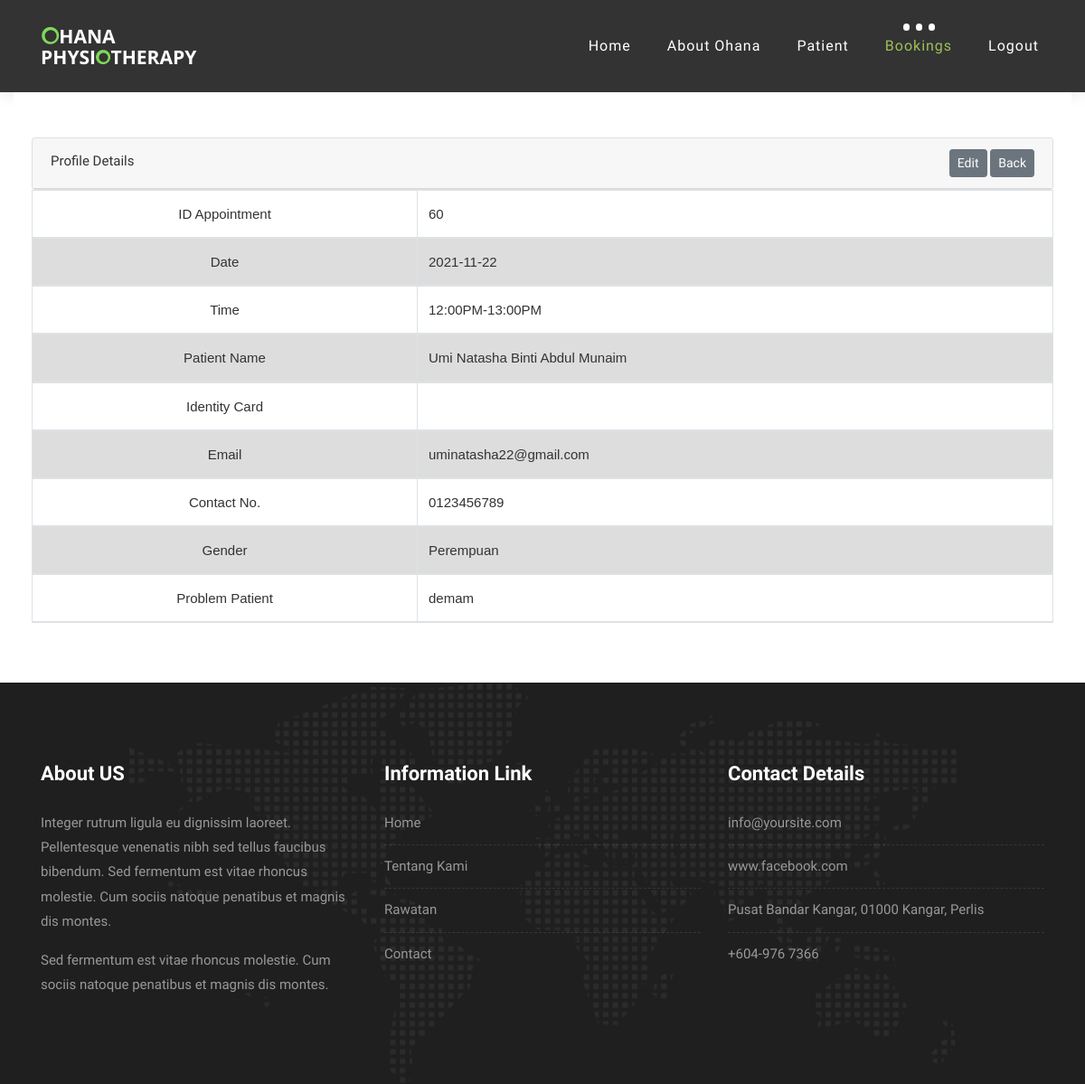
/admin/displaybooking.php?id=60, run on the app's committed database.
### tables this page shows
CREATE TABLE `bookings` (
  `id_book` int(11) NOT NULL,
  `date` date NOT NULL,
  `timeslot` varchar(50) NOT NULL,
  `name` varchar(50) NOT NULL,
  `gender` varchar(50) NOT NULL,
  `phone` varchar(50) NOT NULL,
  `email` varchar(50) NOT NULL,
  `comment` varchar(50) NOT NULL,
  `id_patient` int(11) NOT NULL
);

### admin/displaybooking.php (the view, shortened to what this page needs)
<?php
include('connection.php');
$id_book=$_GET['id'];
$sql = "SELECT * FROM bookings WHERE id_book='$id_book'";
$result = mysqli_query($conn, $sql);
?>
<!DOCTYPE html>
<html lang="en">
        <link href="//maxcdn.bootstrapcdn.com/bootstrap/4.1.1/css/bootstrap.min.css" rel="stylesheet" id="bootstrap-css">
        <link rel="stylesheet" href="//maxcdn.bootstrapcdn.com/bootstrap/4.0.0-alpha.6/css/bootstrap.min.css" />
        <link href="//maxcdn.bootstrapcdn.com/font-awesome/4.3.0/css/font-awesome.min.css" rel="stylesheet" />
	<link rel="stylesheet" type="text/css" href="vendor/bootstrap/css/bootstrap.min.css">
	<link rel="stylesheet" type="text/css" href="fonts/font-awesome-4.7.0/css/font-awesome.min.css">
	<link rel="stylesheet" type="text/css" href="vendor/animate/animate.css">
	<link rel="stylesheet" type="text/css" href="vendor/select2/select2.min.css">
	<link rel="stylesheet" type="text/css" href="vendor/perfect-scrollbar/perfect-scrollbar.css">
	<link rel="stylesheet" type="text/css" href="css/util.css">
	<link rel="stylesheet" type="text/css" href="css/main.css">
    <link rel="stylesheet" href="css/bootstrap.min.css">
    <link rel="stylesheet" href="style.css">
    <link rel="stylesheet" href="css/versions.css">
    <link rel="stylesheet" href="css/responsive.css">
    <link rel="stylesheet" href="css/custom.css">
</head>
<body class="host_version">
	<header class="top-navbar">
		<nav class="navbar navbar-expand-lg navbar-light bg-light">
			<div class="container-fluid">
				<a class="navbar-brand" href="index.php">
					<img src="images/ohana.png" alt="" />
				</a>
				<div class="collapse navbar-collapse" id="navbars-host">
					<ul class="navbar-nav ml-auto">
						<li class="nav-item"><a class="nav-link" href="admin.php">Home</a></li>
						<li class="nav-item dropdown">
							<a class="nav-link dropdown-toggle" href="#" id="dropdown-a" data-toggle="dropdown">About Ohana </a>
						</li>
						<li class="nav-item dropdown">
							<a class="nav-link dropdown-toggle" href="#" id="dropdown-a" data-toggle="dropdown">Patient </a>
						</li>
						<li class="nav-item dropdown active">
							<a class="nav-link dropdown-toggle" href="#" id="dropdown-a" data-toggle="dropdown">Bookings </a>
						</li>
						<li class="nav-item"><a class="nav-link" href="logout.php">Logout</a></li>
					</ul>
				</div>
			</div>
		</nav>
	</header>
	<div class="col-lg-12">
	<form action="viewpatient.php" method="post" class="checkdomain form-inline" >
	<div class="card-body">
	<div class="table-responsive">
		<table class="table table-striped table-bordered" id="appointment_list_table">
			<thead>
			<div class="card">
				<div class="card-header">
					<div class="row">
						<div class="col-md-6">
							Profile Details
						</div>
						<?php
							if(mysqli_num_rows($result) > 0)
							{
							while($row = mysqli_fetch_assoc($result))
							{
						?>
						<div class="col-md-6 text-right">
							<a href="editbooking.php?id=<?php echo $row["id_book"]; ?>" class="btn btn-secondary btn-sm" onClick="return confirm('Do you really want to update?');">Edit</a>
							<a href="viewbooking.php" class="btn btn-secondary btn-sm">Back</a>
						</div>
						<tr>
							<th class="text-center" width="20%">ID Appointment</th>
							<td><?php echo $row['id_book']; ?></td>
						</tr>
						<tr>
							<th class="text-center" width="20%">Date</th>
							<td><?php echo $row['date']; ?></td>
						</tr>
						<tr>
							<th class="text-center" width="20%">Time</th>
							<td><?php echo $row['timeslot']; ?></td>
						</tr>
						<tr>
							<th class="text-center" width="20%">Patient Name</th>
							<td><?php echo $row['name']; ?></td>
						</tr>
						<tr>
							<th class="text-center" width="20%">Identity Card</th>
							<td><?php echo $row['ic']; ?></td>
						</tr>
						<tr>
							<th class="text-center" width="20%">Email</th>
							<td><?php echo $row['email']; ?></td>
						</tr>
						<tr>
							<th class="text-center" width="20%">Contact No.</th>
							<td><?php echo $row['phone']; ?></td>
						</tr>
						<tr>
							<th class="text-center" width="20%">Gender</th>
							<td><?php echo $row['gender']; ?></td>
						</tr>
						<tr>
							<th class="text-center" width="20%">Problem Patient</th>
							<td><?php echo $row['comment']; ?></td>
						</tr>
						<?php
							   }
							}
							else
							{
							   echo "0 results";
							}
						?>
					</div>
				</div>
			</div>
				</thead>
		</table>
	</div>
	</div>
 </form>
                </div>
  <footer class="footer">
        <div class="container">
            <div class="row">
                <div class="col-lg-4 col-md-4 col-xs-12">
                    <div class="widget clearfix">
                        <div class="widget-title">
                            <h3>About US</h3>
                        </div>
                        <p> Integer rutrum ligula eu dignissim laoreet. Pellentesque venenatis nibh sed tellus faucibus bibendum. Sed fermentum est vitae rhoncus molestie. Cum sociis natoque penatibus et magnis dis montes.</p>
                        <p>Sed fermentum est vitae rhoncus molestie. Cum sociis natoque penatibus et magnis dis montes.</p>
                    </div>
                </div>
				<div class="col-lg-4 col-md-4 col-xs-12">
                    <div class="widget clearfix">
                        <div class="widget-title">
                            <h3>Information Link</h3>
                        </div>
                        <ul class="footer-links">
                            <li><a href="index.php">Home</a></li>
							<li><a href="about.php">Tentang Kami</a></li>
							<li><a href="hosting.php">Rawatan</a></li>
							<li><a href="contact.php">Contact</a></li>
                        </ul>
                    </div>
                </div>
                <div class="col-lg-4 col-md-4 col-xs-12">
                    <div class="widget clearfix">
                        <div class="widget-title">
                            <h3>Contact Details</h3>
                        </div>
                        <ul class="footer-links">
                            <li><a href="mailto:#">info@yoursite.com</a></li>
                            <li><a href="#">www.facebook.com</a></li>
                            <li> Pusat Bandar Kangar, 01000 Kangar, Perlis</li>
                            <li>+604-976 7366</li>
                        </ul>
                    </div>
                </div>
            </div>
        </div>
    </footer>
</body>
</html>

### admin/css/main.css (style rules this page uses)
* { margin: 0px; padding: 0px; box-sizing: border-box; }
body, html { height: 100%; font-family: sans-serif; }
a { margin: 0px; transition: all 0.4s; -webkit-transition: all 0.4s; -o-transition: all 0.4s; -moz-transition: all 0.4s; }
h1,h2,h3,h4,h5,h6 { margin: 0px; }
p { margin: 0px; }
ul, li { margin: 0px; list-style-type: none; }
table { width: 100%; background-color: #fff; }
th, td { font-weight: unset; padding-right: 10px; }

### admin/style.css (style rules this page uses)
body { color: #333333; font-size: 15px; font-family: 'Quicksand', sans-serif; line-height: 1.80857; }
html, body { height: 100%; }
a { color: #1f1f1f; text-decoration: none !important; outline: none !important; -webkit-transition: all .3s ease-in-out; -moz-transition: all .3s ease-in-out; -ms-transition: all .3s ease-in-out; -o-transition: all .3s ease-in-out; transition: all .3s ease-in-out; }
h1, h2, h3, h4, h5, h6 { letter-spacing: 0; font-weight: normal; position: relative; padding: 0 0 10px 0; font-weight: normal; line-height: 120% !important; color: #1f1f1f; margin: 0 }
h3 { font-size: 18px }
a { color: #1f1f1f; text-decoration: none; outline: none; }
a, .btn { text-decoration: none !important; outline: none !important; -webkit-transition: all .3s ease-in-out; -moz-transition: all .3s ease-in-out; -ms-transition: all .3s ease-in-out; -o-transition: all .3s ease-in-out; transition: all .3s ease-in-out; }
.top-navbar .bg-light { background: #333333 !important; }
.top-navbar .navbar-light .navbar-nav .nav-link { color: #ffffff; font-size: 16px; font-weight: 500; }
.top-navbar .navbar-light .navbar-nav .nav-item { position: relative; display: inline-block; padding: 15px 0px; margin: 0px 20px; }
.top-navbar .navbar-light .navbar-nav .nav-item .nav-link { padding: 6px 0px; position: relative; display: block; line-height: 30px; letter-spacing: 1px; }
.top-navbar .navbar-light .navbar-nav .nav-item::after { position: absolute; content: ''; left: 50%; bottom: auto; top: 11px; width: 7px; height: 8px; opacity: 0; margin-left: -3px; background-color: #ffffff; border-radius: 50px; -webkit-transform: translateY(0px); transform: translateY(0px); transition: all 900ms ease; -webkit-transition: all 900ms ease; -ms-transition: all 900ms ease; -o-transition: all 900ms ease; -moz-transition: all 900ms ease; }
.top-navbar .navbar-light .navbar-nav .nav-item .nav-link::before { position: absolute; content: ''; left: 0%; bottom: auto; top: -4px; width: 7px; height: 8px; border-radius: 50px; opacity: 0; margin-left: -10px; background-color: #ffffff; -webkit-transform: translateY(0px); transform: translateY(0px); transition: all 900ms ease; -webkit-transition: all 900ms ease; -ms-transition: all 900ms ease; -o-transition: all 900ms ease; -moz-transition: all 900ms ease; }
.top-navbar .navbar-light .navbar-nav .nav-item .nav-link::after { position: absolute; content: ''; right: 0%; left: auto; bottom: auto; top: -4px; width: 7px; height: 8px; border-radius: 50px; border: none !important; opacity: 0; margin-right: -11px; background-color: #ffffff; transition: all 900ms ease; -webkit-transition: all 900ms ease; -ms-transition: all 900ms ease; -o-transition: all 900ms ease; -moz-transition: all 900ms ease; }
.top-navbar .navbar-light .navbar-nav .nav-item.active::after { opacity: 1; }
.top-navbar .navbar-light .navbar-nav .nav-item.active .nav-link::before { opacity: 1; left: 40%; }
.top-navbar .navbar-light .navbar-nav .nav-item.active .nav-link { color: #9dc15b; }
.top-navbar .navbar-light .navbar-nav .nav-item.active .nav-link::after { opacity: 1; right: 40%; }
.top-navbar .bg-light { padding-top: 15px; padding-bottom: 15px; box-shadow: 0 0 18px 0 rgba(0,0,0,.12); }
.footer { padding: 90px 0 80px !important; color: #999; background:#1f1f1f url('images/world-map.png') no-repeat center; }
.footer .widget-title { position: relative; display: block; margin-bottom: 30px; }
.footer .widget-title h3 { color: #fff; font-weight: 700; font-size: 22px; padding: 0; margin: 0; line-height: 1 !important; }
.footer-links { list-style: none; padding: 0; }
.footer-links a { color: #999; }
.footer-links li { margin-bottom: 10px; display: block; width: 100%; border-bottom: 1px dashed rgba(255, 255, 255, 0.1); padding-bottom: 10px; }
.footer-links li:last-child { margin-bottom: 0; padding-bottom: 0; border: 0; }

### admin/css/versions.css (style rules this page uses)
body.host_version .checkdomain { background-color: #fff; padding: 30px 0px; text-align: left; }
body.host_version .checkdomain { margin-top: 0px; display: block; position: relative; }

### data on the page
bookings: id_book "60", date "2021-11-22", timeslot "12:00PM-13:00PM", name "Umi Natasha Binti Abdul Munaim", email "uminatasha22@gmail.com", phone "0123456789", gender "Perempuan", comment "demam"
